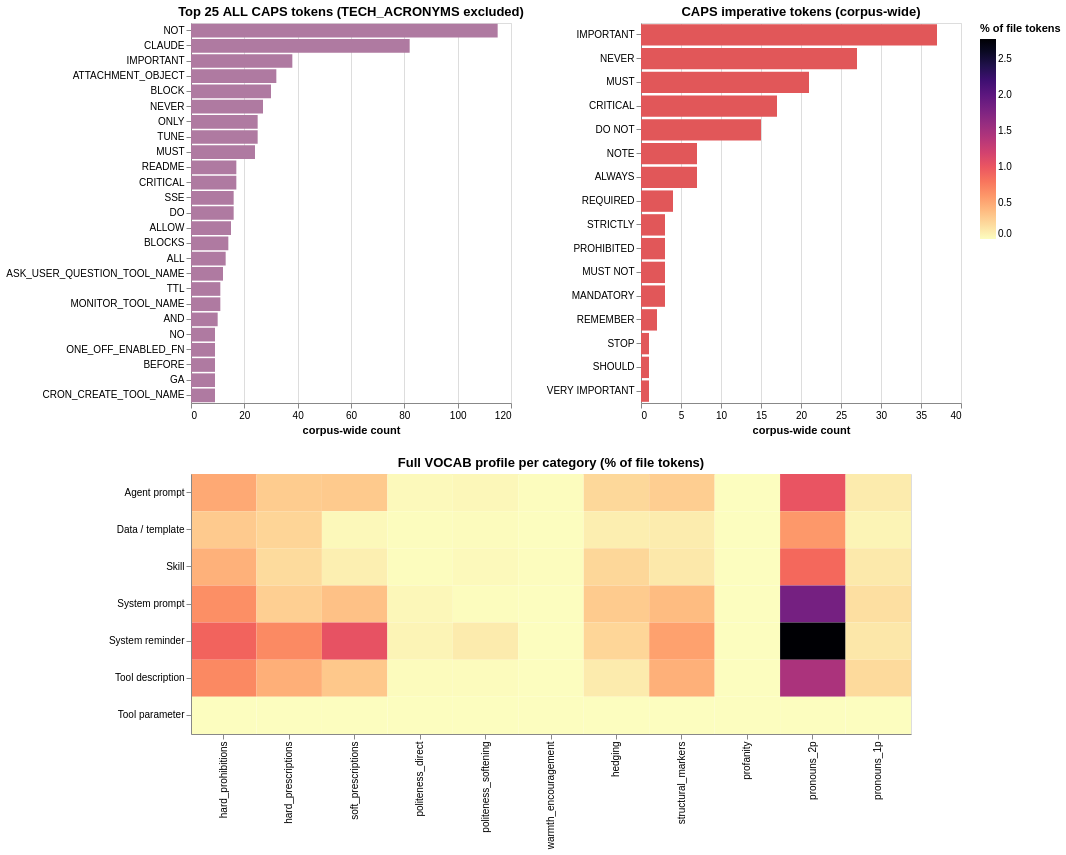

This figure's notebook cell:
### Markdown cell above
### Emphasis vocabulary: top ALL CAPS tokens, CAPS imperative tokens, and full VOCAB profile

The 11 VOCAB classes (full definitions in [`GLOSSARY.md`](./GLOSSARY.md)):

| Key | Plain-language gloss | Example tokens |
|---|---|---|
| `hard_prohibitions` | Categorical "no" | `do not`, `never`, `must not`, `forbidden` |
| `hard_prescriptions` | Categorical "yes" | `must`, `always`, `required`, `mandatory` |
| `soft_prescriptions` | Suggesting / encouraging | `should`, `make sure`, `ensure`, `try to` |
| `politeness_direct` | Direct politeness markers | `please`, `kindly`, `thank you` |
| `politeness_softening` | Softening / hedging requests | `feel free`, `if possible`, `would you` |
| `warmth_encouragement` | Positive emotional tone | `welcome`, `glad`, `well done`, `wonderful` |
| `hedging` | Uncertainty / qualification | `may`, `might`, `could`, `usually` |
| `structural_markers` | Document structure callouts | `note`, `warning`, `important`, `tip` |
| `profanity` | Strong language | `damn`, `hell`, `bullshit` |
| `pronouns_2p` | Second-person address | `you`, `your`, `yours` |
| `pronouns_1p` | First-person reference | `i`, `me`, `we`, `us`, `our` |

### Code cell
"""Top-N tokens for ALL CAPS and CAPS imperative + full VOCAB heatmap."""

top_caps = pd.DataFrame(corpus_block["metrics"]["all_caps"]["top"][:25])
top_caps_chart = (
    alt.Chart(top_caps)
    .mark_bar(color="#af7aa1")
    .encode(
        x=alt.X("count:Q", title="corpus-wide count"),
        y=alt.Y("token:N", sort="-x", title=None),
        tooltip=[alt.Tooltip("token:N"), alt.Tooltip("count:Q")],
    )
    .properties(width=320, height=380,
                title="Top 25 ALL CAPS tokens (TECH_ACRONYMS excluded)")
)

caps_imp_data = pd.DataFrame(
    [{"token": t, "count": c} for t, c in
     corpus_block["metrics"]["caps_imperative"]["hits"].items()]
)
caps_imp_chart = (
    alt.Chart(caps_imp_data)
    .mark_bar(color="#e15759")
    .encode(
        x=alt.X("count:Q", title="corpus-wide count"),
        y=alt.Y("token:N", sort="-x", title=None),
        tooltip=[alt.Tooltip("token:N"), alt.Tooltip("count:Q")],
    )
    .properties(width=320, height=380,
                title="CAPS imperative tokens (corpus-wide)")
)

vocab_long = []
for cat, b in by_category.items():
    for key, v in b["metrics"]["vocab"].items():
        vocab_long.append({"category": cat, "vocab_key": key, "pct": v["pct"]})
vocab_df_long = pd.DataFrame(vocab_long)

vocab_chart = (
    alt.Chart(vocab_df_long)
    .mark_rect()
    .encode(
        x=alt.X("vocab_key:N", title=None, sort=list(VOCAB_KEYS)),
        y=alt.Y("category:N", title=None),
        color=alt.Color("pct:Q", scale=alt.Scale(scheme="magma", reverse=True),
                         title="% of file tokens"),
        tooltip=[alt.Tooltip("category:N"),
                 alt.Tooltip("vocab_key:N"),
                 alt.Tooltip("pct:Q", format=".3f")],
    )
    .properties(width=720, height=260,
                title="Full VOCAB profile per category (% of file tokens)")
)

(top_caps_chart | caps_imp_chart) & vocab_chart

### Figure 1 — Vega-Lite specification as saved in the notebook (floating-point values rounded to 4 significant figures)
{"config": {"view": {"continuousWidth": 300, "continuousHeight": 300}}, "vconcat": [{"hconcat": [{"data": {"name": "data-0edcf2db9f1ff00a63acbe16aa38c0f4"}, "mark": {"type": "bar", "color": "#af7aa1"}, "encoding": {"tooltip": [{"field": "token", "type": "nominal"}, {"field": "count", "type": "quantitative"}], "x": {"field": "count", "title": "corpus-wide count", "type": "quantitative"}, "y": {"field": "token", "sort": "-x", "title": null, "type": "nominal"}}, "height": 380, "title": "Top 25 ALL CAPS tokens (TECH_ACRONYMS excluded)", "width": 320}, {"data": {"name": "data-6ee68b7d24b77b1c61899b452229f030"}, "mark": {"type": "bar", "color": "#e15759"}, "encoding": {"tooltip": [{"field": "token", "type": "nominal"}, {"field": "count", "type": "quantitative"}], "x": {"field": "count", "title": "corpus-wide count", "type": "quantitative"}, "y": {"field": "token", "sort": "-x", "title": null, "type": "nominal"}}, "height": 380, "title": "CAPS imperative tokens (corpus-wide)", "width": 320}]}, {"data": {"name": "data-fef8396ed11d35fe657465b4cbf36950"}, "mark": {"type": "rect"}, "encoding": {"color": {"field": "pct", "scale": {"reverse": true, "scheme": "magma"}, "title": "% of file tokens", "type": "quantitative"}, "tooltip": [{"field": "category", "type": "nominal"}, {"field": "vocab_key", "type": "nominal"}, {"field": "pct", "format": ".3f", "type": "quantitative"}], "x": {"field": "vocab_key", "sort": ["hard_prohibitions", "hard_prescriptions", "soft_prescriptions", "politeness_direct", "politeness_softening", "warmth_encouragement", "hedging", "structural_markers", "profanity", "pronouns_2p", "pronouns_1p"], "title": null, "type": "nominal"}, "y": {"field": "category", "title": null, "type": "nominal"}}, "height": 260, "title": "Full VOCAB profile per category (% of file tokens)", "width": 720}], "$schema": "https://vega.github.io/schema/vega-lite/v6.4.1.json", "datasets": {"data-0edcf2db9f1ff00a63acbe16aa38c0f4": [{"token": "NOT", "count": 115}, {"token": "CLAUDE", "count": 82}, {"token": "IMPORTANT", "count": 38}, {"token": "ATTACHMENT_OBJECT", "count": 32}, {"token": "BLOCK", "count": 30}, {"token": "NEVER", "count": 27}, {"token": "ONLY", "count": 25}, {"token": "TUNE", "count": 25}, {"token": "MUST", "count": 24}, {"token": "README", "count": 17}, {"token": "CRITICAL", "count": 17}, {"token": "SSE", "count": 16}, {"token": "DO", "count": 16}, {"token": "ALLOW", "count": 15}, {"token": "BLOCKS", "count": 14}, {"token": "ALL", "count": 13}, {"token": "ASK_USER_QUESTION_TOOL_NAME", "count": 12}, {"token": "TTL", "count": 11}, {"token": "MONITOR_TOOL_NAME", "count": 11}, {"token": "AND", "count": 10}, {"token": "NO", "count": 9}, {"token": "ONE_OFF_ENABLED_FN", "count": 9}, {"token": "BEFORE", "count": 9}, {"token": "GA", "count": 9}, {"token": "CRON_CREATE_TOOL_NAME", "count": 9}], "data-6ee68b7d24b77b1c61899b452229f030": [{"token": "IMPORTANT", "count": 37}, {"token": "NEVER", "count": 27}, {"token": "MUST", "count": 21}, {"token": "CRITICAL", "count": 17}, {"token": "DO NOT", "count": 15}, {"token": "NOTE", "count": 7}, {"token": "ALWAYS", "count": 7}, {"token": "REQUIRED", "count": 4}, {"token": "STRICTLY", "count": 3}, {"token": "PROHIBITED", "count": 3}, {"token": "MUST NOT", "count": 3}, {"token": "MANDATORY", "count": 3}, {"token": "REMEMBER", "count": 2}, {"token": "STOP", "count": 1}, {"token": "SHOULD", "count": 1}, {"token": "VERY IMPORTANT", "count": 1}], "data-fef8396ed11d35fe657465b4cbf36950": [{"category": "Agent prompt", "vocab_key": "hard_prohibitions", "pct": 0.4999}, {"category": "Agent prompt", "vocab_key": "hard_prescriptions", "pct": 0.2888}, {"category": "Agent prompt", "vocab_key": "soft_prescriptions", "pct": 0.3036}, {"category": "Agent prompt", "vocab_key": "politeness_direct", "pct": 0.0259}, {"category": "Agent prompt", "vocab_key": "politeness_softening", "pct": 0.0333}, {"category": "Agent prompt", "vocab_key": "warmth_encouragement", "pct": 0.0074}, {"category": "Agent prompt", "vocab_key": "hedging", "pct": 0.2222}, {"category": "Agent prompt", "vocab_key": "structural_markers", "pct": 0.2777}, {"category": "Agent prompt", "vocab_key": "profanity", "pct": 0.0}, {"category": "Agent prompt", "vocab_key": "pronouns_2p", "pct": 1.018}, {"category": "Agent prompt", "vocab_key": "pronouns_1p", "pct": 0.1074}, {"category": "Data / template", "vocab_key": "hard_prohibitions", "pct": 0.3004}, {"category": "Data / template", "vocab_key": "hard_prescriptions", "pct": 0.2377}, {"category": "Data / template", "vocab_key": "soft_prescriptions", "pct": 0.0264}, {"category": "Data / template", "vocab_key": "politeness_direct", "pct": 0.0033}, {"category": "Data / template", "vocab_key": "politeness_softening", "pct": 0.0132}, {"category": "Data / template", "vocab_key": "warmth_encouragement", "pct": 0.0}, {"category": "Data / template", "vocab_key": "hedging", "pct": 0.0891}, {"category": "Data / template", "vocab_key": "structural_markers", "pct": 0.099}, {"category": "Data / template", "vocab_key": "profanity", "pct": 0.0}, {"category": "Data / template", "vocab_key": "pronouns_2p", "pct": 0.5943}, {"category": "Data / template", "vocab_key": "pronouns_1p", "pct": 0.0528}, {"category": "Skill", "vocab_key": "hard_prohibitions", "pct": 0.4495}, {"category": "Skill", "vocab_key": "hard_prescriptions", "pct": 0.2027}, {"category": "Skill", "vocab_key": "soft_prescriptions", "pct": 0.0806}, {"category": "Skill", "vocab_key": "politeness_direct", "pct": 0.0078}, {"category": "Skill", "vocab_key": "politeness_softening", "pct": 0.0208}, {"category": "Skill", "vocab_key": "warmth_encouragement", "pct": 0.0078}, {"category": "Skill", "vocab_key": "hedging", "pct": 0.2261}, {"category": "Skill", "vocab_key": "structural_markers", "pct": 0.1247}, {"category": "Skill", "vocab_key": "profanity", "pct": 0.0}, {"category": "Skill", "vocab_key": "pronouns_2p", "pct": 0.8783}, {"category": "Skill", "vocab_key": "pronouns_1p", "pct": 0.1195}, {"category": "System prompt", "vocab_key": "hard_prohibitions", "pct": 0.6481}, {"category": "System prompt", "vocab_key": "hard_prescriptions", "pct": 0.2711}, {"category": "System prompt", "vocab_key": "soft_prescriptions", "pct": 0.3571}, {"category": "System prompt", "vocab_key": "politeness_direct", "pct": 0.0331}, {"category": "System prompt", "vocab_key": "politeness_softening", "pct": 0.0066}, {"category": "System prompt", "vocab_key": "warmth_encouragement", "pct": 0.0}, {"category": "System prompt", "vocab_key": "hedging", "pct": 0.2976}, {"category": "System prompt", "vocab_key": "structural_markers", "pct": 0.3902}, {"category": "System prompt", "vocab_key": "profanity", "pct": 0.0}, {"category": "System prompt", "vocab_key": "pronouns_2p", "pct": 1.832}, {"category": "System prompt", "vocab_key": "pronouns_1p", "pct": 0.1786}, {"category": "System reminder", "vocab_key": "hard_prohibitions", "pct": 0.9086}, {"category": "System reminder", "vocab_key": "hard_prescriptions", "pct": 0.675}, {"category": "System reminder", "vocab_key": "soft_prescriptions", "pct": 1.038}, {"category": "System reminder", "vocab_key": "politeness_direct", "pct": 0.0519}, {"category": "System reminder", "vocab_key": "politeness_softening", "pct": 0.1038}, {"category": "System reminder", "vocab_key": "warmth_encouragement", "pct": 0.0}, {"category": "System reminder", "vocab_key": "hedging", "pct": 0.2336}, {"category": "System reminder", "vocab_key": "structural_markers", "pct": 0.5452}, {"category": "System reminder", "vocab_key": "profanity", "pct": 0.0}, {"category": "System reminder", "vocab_key": "pronouns_2p", "pct": 2.778}, {"category": "System reminder", "vocab_key": "pronouns_1p", "pct": 0.1298}, {"category": "Tool description", "vocab_key": "hard_prohibitions", "pct": 0.6829}, {"category": "Tool description", "vocab_key": "hard_prescriptions", "pct": 0.4622}, {"category": "Tool description", "vocab_key": "soft_prescriptions", "pct": 0.3173}, {"category": "Tool description", "vocab_key": "politeness_direct", "pct": 0.0138}, {"category": "Tool description", "vocab_key": "politeness_softening", "pct": 0.0138}, {"category": "Tool description", "vocab_key": "warmth_encouragement", "pct": 0.0}, {"category": "Tool description", "vocab_key": "hedging", "pct": 0.1035}, {"category": "Tool description", "vocab_key": "structural_markers", "pct": 0.4553}, {"category": "Tool description", "vocab_key": "profanity", "pct": 0.0}, {"category": "Tool description", "vocab_key": "pronouns_2p", "pct": 1.462}, {"category": "Tool description", "vocab_key": "pronouns_1p", "pct": 0.2069}, {"category": "Tool parameter", "vocab_key": "hard_prohibitions", "pct": 0.0}, {"category": "Tool parameter", "vocab_key": "hard_prescriptions", "pct": 0.0}, {"category": "Tool parameter", "vocab_key": "soft_prescriptions", "pct": 0.0}, {"category": "Tool parameter", "vocab_key": "politeness_direct", "pct": 0.0}, {"category": "Tool parameter", "vocab_key": "politeness_softening", "pct": 0.0}, {"category": "Tool parameter", "vocab_key": "warmth_encouragement", "pct": 0.0}, {"category": "Tool parameter", "vocab_key": "hedging", "pct": 0.0}, {"category": "Tool parameter", "vocab_key": "structural_markers", "pct": 0.0}, {"category": "Tool parameter", "vocab_key": "profanity", "pct": 0.0}, {"category": "Tool parameter", "vocab_key": "pronouns_2p", "pct": 0.0}, {"category": "Tool parameter", "vocab_key": "pronouns_1p", "pct": 0.0}]}}
